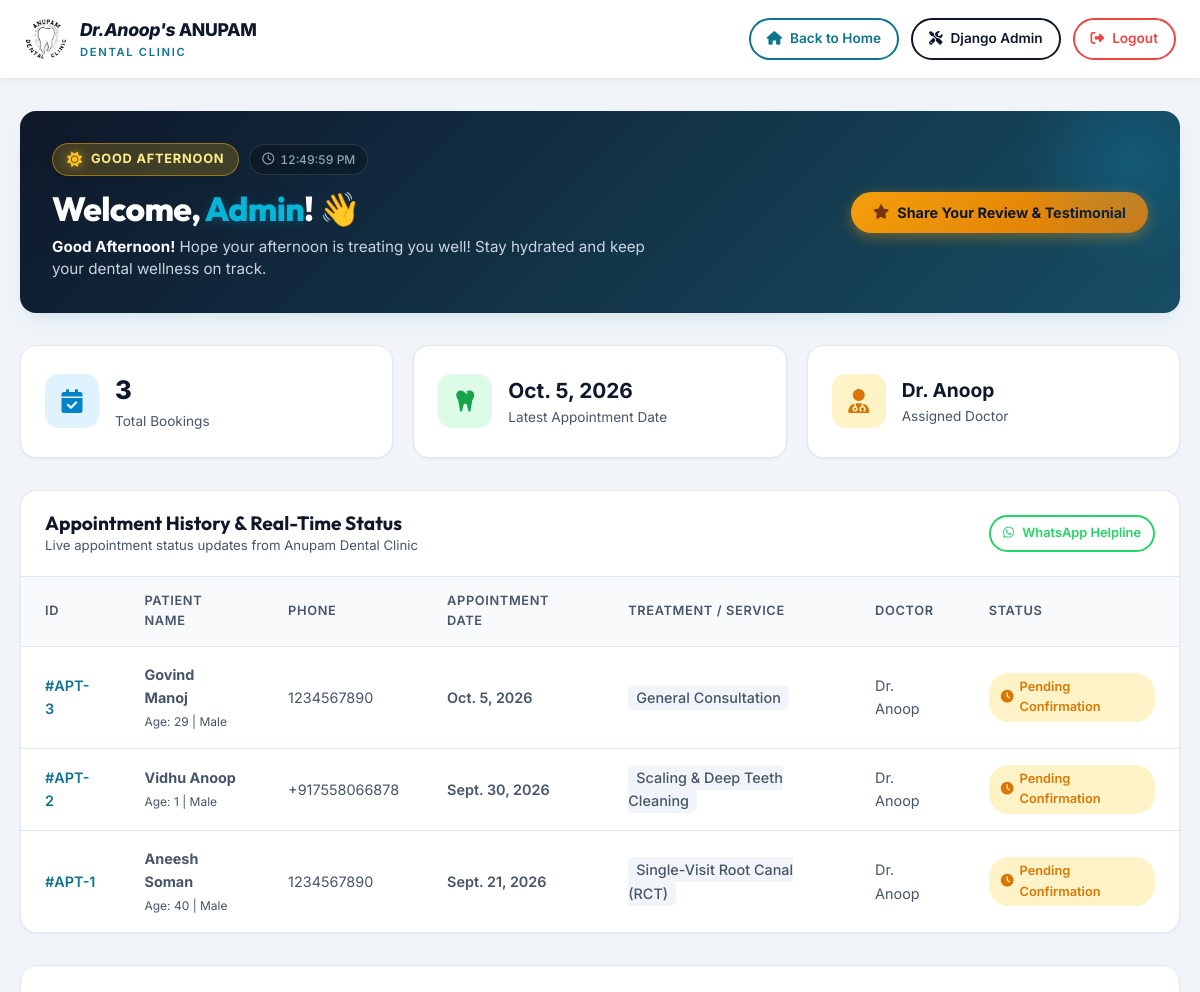
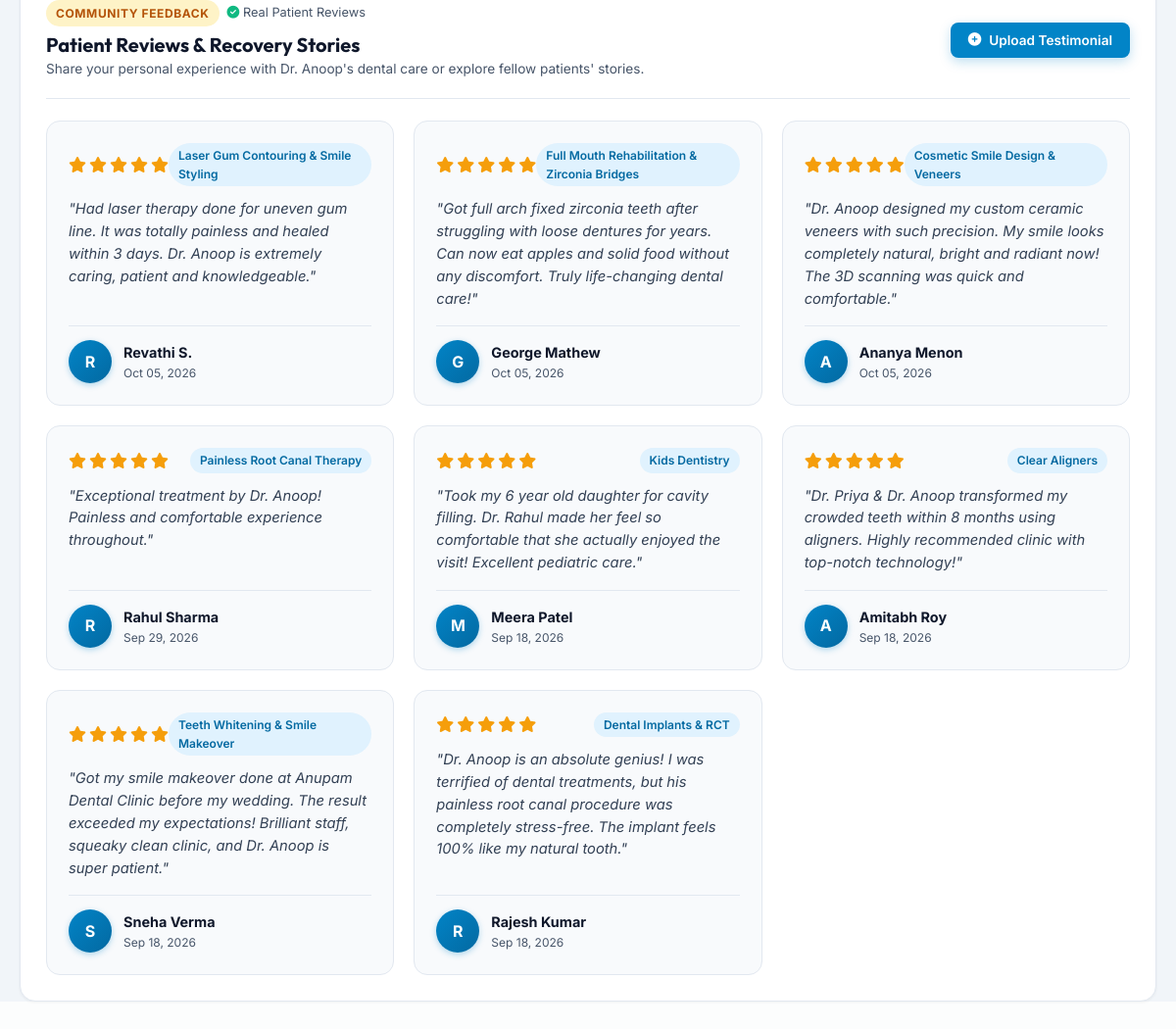
The page /dashboardpatient/ (signed in) on the database its author committed (2 pictures, top to bottom).
### Dental/models.py (models this page shows, shortened)
class Appointment(models.Model):
    STATUS_CHOICES = [
        ('pending', 'Pending Confirmation'),
        ('confirmed', 'Confirmed'),
        ('completed', 'Completed'),
        ('cancelled', 'Cancelled'),
    ]
    first_name = models.CharField(max_length=100, blank=True, null=True)
    last_name = models.CharField(max_length=100, blank=True, null=True)
    patient_name = models.CharField(max_length=150, blank=True, null=True)
    age = models.IntegerField(blank=True, null=True, help_text="Patient Age")
    gender = models.CharField(max_length=20, blank=True, null=True, choices=[('Male', 'Male'), ('Female', 'Female'), ('Other', 'Other')])
    phone = models.CharField(max_length=20)
    phone2 = models.CharField(max_length=20, blank=True, null=True, help_text="Alternate Phone Number")
    email = models.EmailField(blank=True, null=True)
    address = models.TextField(blank=True, null=True)
    city = models.CharField(max_length=100, blank=True, null=True)
    state = models.CharField(max_length=100, blank=True, null=True)
    pincode = models.CharField(max_length=20, blank=True, null=True)
    service_name = models.CharField(max_length=200, blank=True, null=True, default="General Consultation")
    doctor_name = models.CharField(max_length=150, default="Dr. Anoop")
    preferred_date = models.DateField()
    preferred_time = models.CharField(max_length=50, blank=True, null=True, default="Morning (09:30 AM - 12:00 PM)")
    notes = models.TextField(blank=True, null=True, help_text="Comments / Notes")
    chart_data = models.TextField(blank=True, null=True, default="{}", help_text="JSON teeth chart data")
    status = models.CharField(max_length=20, choices=STATUS_CHOICES, default='pending')
    created_at = models.DateTimeField(auto_now_add=True)

class Testimonial(models.Model):
    patient_name = models.CharField(max_length=150)
    rating = models.IntegerField(default=5)
    review_text = models.TextField()
    treatment = models.CharField(max_length=150, default="General Dentistry")
    photo = models.ImageField(upload_to='testimonials/', blank=True, null=True, help_text="Patient photo or smile image")
    created_at = models.DateField(auto_now_add=True)

### Dental/views.py (the view)
# urls.py: path('dashboardpatient/', views.dashboard_patient_view, name='dashboard_patient'),
def dashboard_patient_view(request):
    if not request.user.is_authenticated and 'patient_phone' not in request.session:
        return redirect('login')
    if request.user.is_authenticated:
        appointments = Appointment.objects.filter(
            Q(email__iexact=request.user.email) | Q(phone__icontains=request.user.username) | Q(patient_name__icontains=request.user.first_name)
        ).order_by('-created_at')
        display_name = request.user.first_name or request.user.username
    elif 'patient_phone' in request.session:
        appointments = Appointment.objects.filter(phone__icontains=request.session['patient_phone']).order_by('-created_at')
        display_name = request.session.get('patient_name') or "Patient"
    else:
        appointments = Appointment.objects.none()
        display_name = "Patient"
    latest_appointment = appointments.first() if appointments.exists() else None
    now = datetime.datetime.now()
    current_hour = now.hour
    if 5 <= current_hour < 12:
        greeting = "Good Morning"
        greeting_period = "morning"
        greeting_icon = "fas fa-sun"
        greeting_subtext = "Start your day with a confident, healthy smile! Check your upcoming visits and records below."
    elif 12 <= current_hour < 17:
        greeting = "Good Afternoon"
        greeting_period = "afternoon"
        greeting_icon = "fas fa-sun"
        greeting_subtext = "Hope your day is treating you well! Stay hydrated and keep your dental hygiene on track."
    elif 17 <= current_hour < 21:
        greeting = "Good Evening"
        greeting_period = "evening"
        greeting_icon = "fas fa-cloud-moon"
        greeting_subtext = "Winding down your day? Easily manage your family's oral wellness and consultation history."
    else:
        greeting = "Good Night"
        greeting_period = "night"
        greeting_icon = "fas fa-moon"
        greeting_subtext = "Wishing you a peaceful night! Don't forget your nightly 2-minute brushing routine."
    testimonials = Testimonial.objects.all().order_by('-id')
    services = Service.objects.all().order_by('title')
    context = {
        'appointments': appointments,
        'latest_appointment': latest_appointment,
        'testimonials': testimonials,
        'services': services,
        'user': request.user,
        'patient_name': display_name,
        'today': datetime.date.today().strftime('%Y-%m-%d'),
        'greeting': greeting,
        'greeting_period': greeting_period,
        'greeting_icon': greeting_icon,
        'greeting_subtext': greeting_subtext,
    }
    return render(request, 'Dental/dashboardpatient.html', context)

### Dental/templates/Dental/dashboardpatient.html (shortened to what this page needs)
{% load static %}
<!DOCTYPE html>
<html lang="en">
<head>
  <link rel="stylesheet" href="https://cdnjs.cloudflare.com/ajax/libs/font-awesome/6.4.0/css/all.min.css">
  <link rel="stylesheet" href="{% static 'Dental/css/style.css' %}?v={% now 'U' %}">
</head>
<body class="dashboard-body">
  <header class="dash-header">
    <div class="dash-nav">
      <a href="{% url 'home' %}" class="brand-logo" style="text-decoration: none;">
        <div class="logo-icon-wrap" style="width: 44px; height: 44px;">
          <img src="{% static 'Dental/images/logo.png' %}" alt="Anupam Dental Clinic Logo" class="brand-logo-img">
        </div>
        <div class="brand-text-wrap">
          <span class="brand-title" style="font-size: 1.1rem;"><i>Dr.Anoop's</i> ANUPAM</span>
          <span class="brand-subtitle" style="font-size: 0.7rem;">DENTAL CLINIC</span>
        </div>
      </a>
      <div style="display: flex; align-items: center; gap: 12px; flex-wrap: wrap;">
        <a href="{% url 'home' %}" class="btn-outline" style="padding: 8px 16px; font-size: 0.85rem; border-color: var(--primary); color: var(--primary);">
          <i class="fas fa-home"></i> Back to Home
        </a>
        {% if user.is_staff %}
          <a href="/admin/" target="_blank" class="btn-outline" style="padding: 8px 16px; font-size: 0.85rem; border-color: var(--dark-navy); color: var(--dark-navy);">
            <i class="fas fa-tools"></i> Django Admin
          </a>
        {% endif %}
        <a href="{% url 'logout' %}" class="btn-outline" style="padding: 8px 16px; font-size: 0.85rem; border-color: #ef4444; color: #ef4444;">
          <i class="fas fa-sign-out-alt"></i> Logout
        </a>
      </div>
    </div>
  </header>
  <main class="dash-container">
    <div class="welcome-banner">
      <div>
        <div class="greeting-badges-row">
          <span id="patientGreetingBadge" class="time-greeting-badge period-{{ greeting_period|default:'morning' }}">
            <i id="greetingBadgeIcon" class="{{ greeting_icon|default:'fas fa-sun' }}"></i>
            <span id="greetingBadgeText">{{ greeting|default:'Good Morning'|upper }}</span>
          </span>
          <span class="live-clock-badge">
            <i class="far fa-clock"></i> <span id="patientLiveClock">--:--</span>
          </span>
        </div>
        <h2 id="patientGreetingHeading" class="greeting-heading">
          Welcome, <span class="patient-highlight-name">{% if user.is_authenticated %}{{ user.first_name|default:user.username }}{% else %}{{ patient_name|default:"Patient" }}{% endif %}</span>! 👋
        </h2>
        <p id="greetingSubtext" class="greeting-subtext">
          <span id="greetingTimeText" style="font-weight: 700; color: #f8fafc;">{{ greeting }}!</span>
          <span id="greetingTipText">{{ greeting_subtext|default:'Start your day with a confident, healthy smile! Check your upcoming visits and records below.' }}</span>
        </p>
      </div>
      <div>
        <button type="button" onclick="openTestimonialModal()" class="btn-primary" style="background: linear-gradient(135deg, #f59e0b 0%, #d97706 100%); color: #0f172a; font-weight: 700; border: none; padding: 12px 22px; border-radius: 9999px; box-shadow: 0 4px 14px rgba(245,158,11,0.4); cursor: pointer; display: inline-flex; align-items: center; gap: 8px; font-size: 0.9rem; transition: transform 0.2s ease;">
          <i class="fas fa-star" style="color: #78350f;"></i> Share Your Review & Testimonial
        </button>
      </div>
    </div>
    <div class="stats-grid">
      <div class="stat-card">
        <div class="stat-icon" style="background: #e0f2fe; color: #0284c7;">
          <i class="fas fa-calendar-check"></i>
        </div>
        <div>
          <div style="font-size: 1.6rem; font-weight: 800; color: var(--dark-navy);">{{ appointments.count|default:0 }}</div>
          <div style="font-size: 0.85rem; color: var(--slate-body);">Total Bookings</div>
        </div>
      </div>
      <div class="stat-card">
        <div class="stat-icon" style="background: #dcfce7; color: #16a34a;">
          <i class="fas fa-tooth"></i>
        </div>
        <div>
          <div style="font-size: 1.3rem; font-weight: 700; color: var(--dark-navy);">
            {% if latest_appointment %}{{ latest_appointment.preferred_date }}{% else %}No Upcoming{% endif %}
          </div>
          <div style="font-size: 0.85rem; color: var(--slate-body);">Latest Appointment Date</div>
        </div>
      </div>
      <div class="stat-card">
        <div class="stat-icon" style="background: #fef3c7; color: #d97706;">
          <i class="fas fa-user-md"></i>
        </div>
        <div>
          <div style="font-size: 1.2rem; font-weight: 700; color: var(--dark-navy);">
            {% if latest_appointment %}{{ latest_appointment.doctor_name }}{% else %}Dr. Anoop{% endif %}
          </div>
          <div style="font-size: 0.85rem; color: var(--slate-body);">Assigned Doctor</div>
        </div>
      </div>
    </div>
    <div class="table-container">
      <div class="table-header">
        <div>
          <h3 style="font-size: 1.2rem; color: var(--dark-navy);">Appointment History & Real-Time Status</h3>
          <p style="font-size: 0.825rem; color: var(--slate-body);">Live appointment status updates from Anupam Dental Clinic</p>
        </div>
        <a href="https://wa.me/919446046868?text=Hello%20Dr.%20Anoop,%20I%20have%20a%20question%20regarding%20my%20appointment." target="_blank" class="btn-outline" style="font-size: 0.8rem; padding: 6px 12px; border-color: #25D366; color: #25D366;">
          <i class="fab fa-whatsapp"></i> WhatsApp Helpline
        </a>
      </div>
      {% if appointments %}
        <table class="custom-table">
          <thead>
            <tr>
              <th>ID</th>
              <th>Patient Name</th>
              <th>Phone</th>
              <th>Appointment Date</th>
              <th>Treatment / Service</th>
              <th>Doctor</th>
              <th>Status</th>
            </tr>
          </thead>
          <tbody>
            {% for a in appointments %}
              <tr>
                <td style="font-weight: 600; color: var(--primary);">#APT-{{ a.id }}</td>
                <td>
                  <strong>{% if a.first_name %}{{ a.first_name }} {{ a.last_name }}{% else %}{{ a.patient_name }}{% endif %}</strong>
                  {% if a.age %}<br><span style="font-size: 0.75rem; color: var(--slate-body);">Age: {{ a.age }} | {{ a.gender }}</span>{% endif %}
                </td>
                <td>{{ a.phone }}</td>
                <td style="font-weight: 600;">{{ a.preferred_date }}</td>
                <td><span style="background: #f1f5f9; padding: 4px 8px; border-radius: 6px; font-weight: 500;">{{ a.service_name }}</span></td>
                <td>{{ a.doctor_name }}</td>
                <td>
                  {% if a.status == 'confirmed' %}
                    <span class="status-badge badge-confirmed"><i class="fas fa-check-circle"></i> Confirmed</span>
                  {% elif a.status == 'completed' %}
                    <span class="status-badge badge-completed"><i class="fas fa-check-double"></i> Completed</span>
                  {% elif a.status == 'cancelled' %}
                    <span class="status-badge badge-cancelled"><i class="fas fa-times-circle"></i> Cancelled</span>
                  {% else %}
                    <span class="status-badge badge-pending"><i class="fas fa-clock"></i> Pending Confirmation</span>
                  {% endif %}
                </td>
              </tr>
            {% endfor %}
          </tbody>
        </table>
      {% endif %}
    </div>
    <div class="testimonial-dash-section">
      <div class="testimonial-dash-header">
        <div>
          <div style="display: flex; align-items: center; gap: 8px;">
            <span style="background: #fef3c7; color: #b45309; padding: 4px 10px; border-radius: 9999px; font-size: 0.75rem; font-weight: 700; text-transform: uppercase; letter-spacing: 0.05em;">Community Feedback</span>
            <span style="font-size: 0.8rem; color: var(--slate-body);"><i class="fas fa-check-circle" style="color: #10b981;"></i> Real Patient Reviews</span>
          </div>
          <h3 style="font-size: 1.25rem; color: var(--dark-navy); margin-top: 6px;">Patient Reviews & Recovery Stories</h3>
          <p style="font-size: 0.85rem; color: var(--slate-body); margin-top: 2px;">Share your personal experience with Dr. Anoop's dental care or explore fellow patients' stories.</p>
        </div>
        <button type="button" onclick="openTestimonialModal()" class="btn-primary" style="background: #0284c7; color: white; font-weight: 600; padding: 10px 18px; border-radius: 8px; border: none; cursor: pointer; font-size: 0.85rem; display: inline-flex; align-items: center; gap: 8px; box-shadow: 0 4px 12px rgba(2,132,199,0.25);">
          <i class="fas fa-plus-circle"></i> Upload Testimonial
        </button>
      </div>
      {% if testimonials %}
        <div class="testimonial-grid-dash">
          {% for t in testimonials %}
          <div class="testimonial-card-dash">
            <div>
              <div style="display: flex; align-items: center; justify-content: space-between; margin-bottom: 8px;">
                <div class="dash-stars">
                  {% for i in "12345" %}
                    {% if forloop.counter <= t.rating|default:5 %}
                      <i class="fas fa-star"></i>
                    {% else %}
                      <i class="far fa-star" style="color: #cbd5e1;"></i>
                    {% endif %}
                  {% endfor %}
                </div>
                <span class="dash-treatment-badge">{{ t.treatment }}</span>
              </div>
              <p class="dash-review-text">"{{ t.review_text }}"</p>
            </div>
            <div class="dash-author-row">
              {% if t.photo %}
                <img src="{{ t.photo.url }}" alt="{{ t.patient_name }}" class="dash-author-avatar">
              {% else %}
                <div class="dash-author-placeholder">
                  {{ t.patient_name|slice:":1"|upper }}
                </div>
              {% endif %}
              <div style="flex: 1; min-width: 0;">
                <div style="font-weight: 700; color: var(--dark-navy); font-size: 0.9rem; white-space: nowrap; overflow: hidden; text-overflow: ellipsis;">{{ t.patient_name }}</div>
                <div style="font-size: 0.75rem; color: var(--slate-body);">{{ t.created_at|date:'M d, Y'|default:'Verified Patient' }}</div>
              </div>
            </div>
          </div>
          {% endfor %}
        </div>
      {% endif %}
    </div>
  </main>
</body>
</html>

### rows shown on the page
Appointment: preferred_date "Oct. 5, 2026", doctor_name "Dr. Anoop", id "3", first_name "Govind", last_name "Manoj", age "29", gender "Male", phone "1234567890", service_name "General Consultation", status "Pending Confirmation"
Appointment: id "2", first_name "Vidhu", last_name "Anoop", age "1", gender "Male", phone "+917558066878", preferred_date "Sept. 30, 2026", service_name "Scaling & Deep Teeth Cleaning", doctor_name "Dr. Anoop", status "Pending Confirmation"
Appointment: id "1", first_name "Aneesh", last_name "Soman", age "40", gender "Male", phone "1234567890", preferred_date "Sept. 21, 2026", service_name "Single-Visit Root Canal (RCT)", doctor_name "Dr. Anoop", status "Pending Confirmation"
Testimonial: rating 5 (drawn), treatment "Laser Gum Contouring & Smile Styling", review_text "Had laser therapy done for uneven gum line. It was totally painless and healed within 3 days. Dr. Anoop is extremely caring, patient and knowledgeable.", patient_name "R", patient_name "Revathi S.", created_at "Oct 05, 2026"
Testimonial: rating 5 (drawn), treatment "Full Mouth Rehabilitation & Zirconia Bridges", review_text "Got full arch fixed zirconia teeth after struggling with loose dentures for years. Can now eat apples and solid food without any discomfort. Truly life-changing dental care!", patient_name "G", patient_name "George Mathew", created_at "Oct 05, 2026"
Testimonial: rating 5 (drawn), treatment "Cosmetic Smile Design & Veneers", review_text "Dr. Anoop designed my custom ceramic veneers with such precision. My smile looks completely natural, bright and radiant now! The 3D scanning was quick and comfortable.", patient_name "A", patient_name "Ananya Menon", created_at "Oct 05, 2026"
Testimonial: rating 5 (drawn), treatment "Painless Root Canal Therapy", review_text "Exceptional treatment by Dr. Anoop! Painless and comfortable experience throughout.", patient_name "R", patient_name "Rahul Sharma", created_at "Sep 29, 2026"
Testimonial: rating 5 (drawn), treatment "Kids Dentistry", review_text "Took my 6 year old daughter for cavity filling. Dr. Rahul made her feel so comfortable that she actually enjoyed the visit! Excellent pediatric care.", patient_name "M", patient_name "Meera Patel", created_at "Sep 18, 2026"
Testimonial: rating 5 (drawn), treatment "Clear Aligners", review_text "Dr. Priya & Dr. Anoop transformed my crowded teeth within 8 months using aligners. Highly recommended clinic with top-notch technology!", patient_name "A", patient_name "Amitabh Roy", created_at "Sep 18, 2026"
Testimonial: rating 5 (drawn), treatment "Teeth Whitening & Smile Makeover", review_text "Got my smile makeover done at Anupam Dental Clinic before my wedding. The result exceeded my expectations! Brilliant staff, squeaky clean clinic, and Dr. Anoop is super patient.", patient_name "S", patient_name "Sneha Verma", created_at "Sep 18, 2026"
Testimonial: rating 5 (drawn), treatment "Dental Implants & RCT", review_text "Dr. Anoop is an absolute genius! I was terrified of dental treatments, but his painless root canal procedure was completely stress-free. The implant feels 100% like my natural tooth.", patient_name "R", patient_name "Rajesh Kumar", created_at "Sep 18, 2026"

### other values the page prints
{{ user.first_name|default:user.username }} "Admin"
{{ appointments.count|default:0 }} "3"
